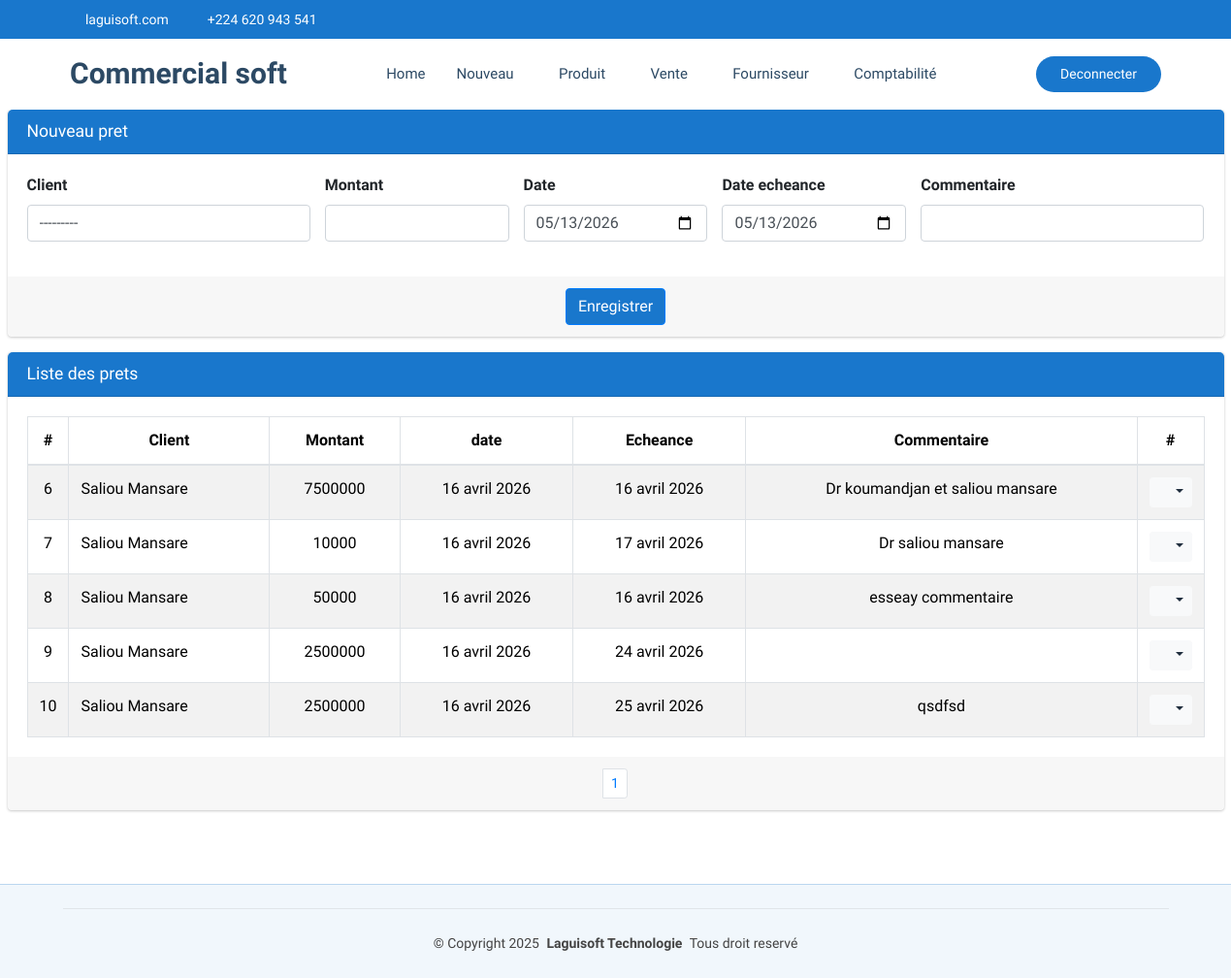
Before: /commerce/commerce/pret/Client (signed in) with the older database file.
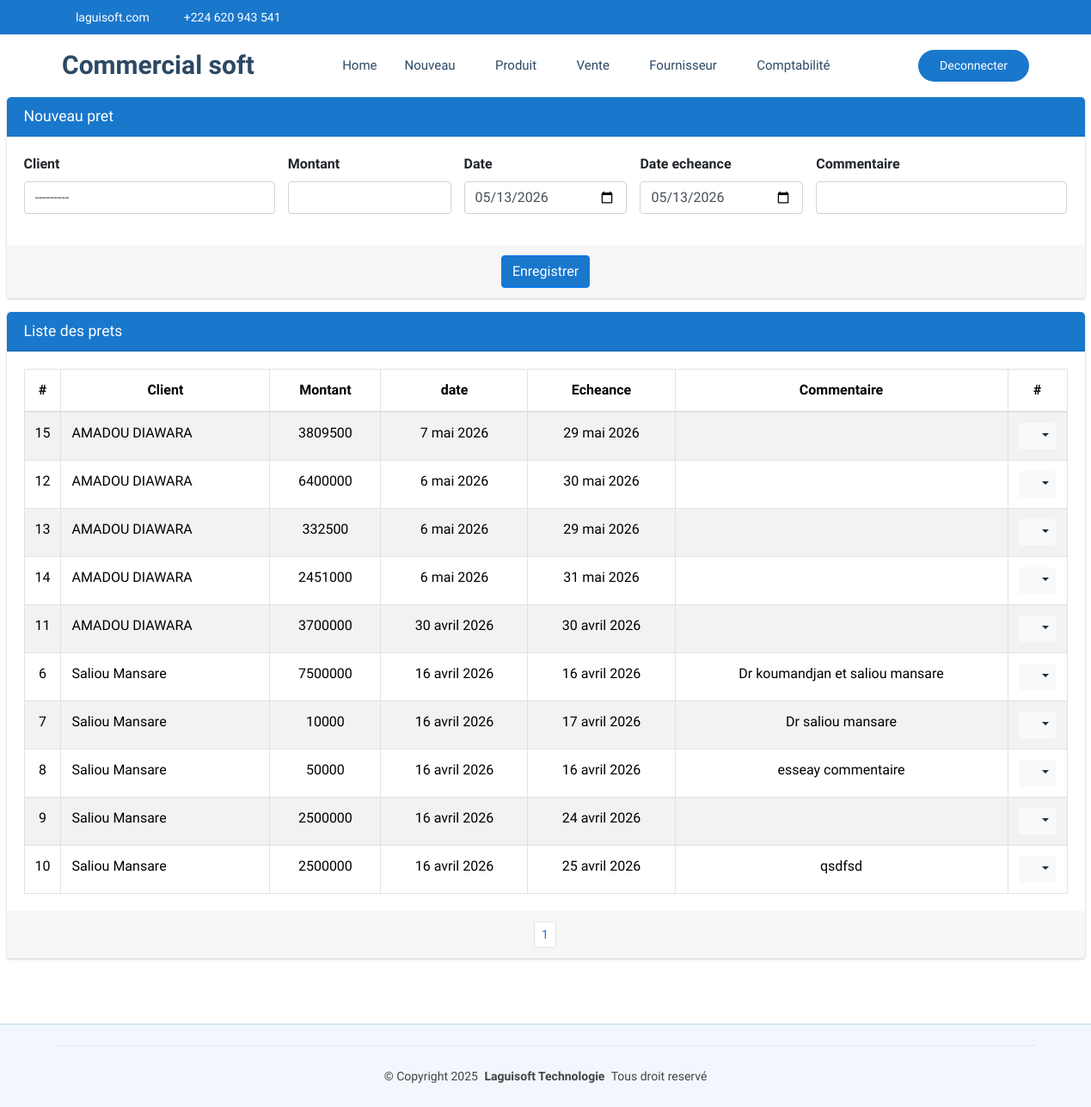
After: the same page with the newer database file.
### CommercialSoft/models.py (models this page shows)
class PretClient(models.Model):
    client=models.ForeignKey(Client, on_delete=models.SET_NULL, null=True, related_name='prets')
    montant=models.BigIntegerField()
    date=models.DateField(default=timezone.now)
    dateEcheance=models.DateField(default=timezone.now)
    payer=models.CharField(max_length=5, choices=[('Non','Non'),('Oui','Oui')], default='Non')
    commande=models.ForeignKey(Commande, on_delete=models.SET_NULL, null=True, blank=True)
    user=models.ForeignKey(settings.AUTH_USER_MODEL, on_delete=models.PROTECT)
    commentaire=models.CharField(max_length=50, null=True, blank=True)

class Client(models.Model):
    societe=models.ForeignKey(Societe, on_delete=models.CASCADE, null=True)
    nom=models.CharField(max_length=70, unique=True)
    telephone=models.CharField(max_length=20,null=True,blank=True)
    adresse=models.CharField(max_length=30, null=True, blank=True)
    email=models.EmailField(max_length=50, null=True, blank=True)
    matricule=models.CharField(max_length=20,null=True, blank=True)
    pourcentage=models.PositiveSmallIntegerField()
    detteMaximale=models.PositiveBigIntegerField()
    def __str__(self):
        return self.nom

### CommercialSoft/views.py (the view)
# urls.py: path('commerce/pret/Client', views.pretClient_list_create,name="commerce_pretClient"),
@login_required
@permission_required('CommercialSoft.add_pretclient')
def pretClient_list_create(request):
    if request.method == "POST":
        form = detteClientForm(request.POST)
        if form.is_valid():
            dette = form.save(commit=False)
            dette.user=request.user
            dette.save()  # Sauvegarder après modification
            messages.success(request, "pret créée avec succès !")
            return redirect('commerce_pretClient')
        else:
            messages.error(request, "Erreur lors de la création de la pret.")
    else:
        form = detteClientForm()
    pret = PretClient.objects.all().order_by('-date')
    paginator = Paginator(pret, 15)
    page = request.GET.get('page')
    paginated_depense = paginator.get_page(page)
    return render(request, 'CommercialSoft/pretClient.html', {'form': form,'listes': paginated_depense})

### CommercialSoft/forms.py
class detteClientForm(forms.ModelForm):
    class Meta:
        model = PretClient
        fields = ['client', 'montant', 'date','dateEcheance','commentaire']
        widgets = {
            'client': forms.Select(attrs={'class': "form-control select2bs4", "id":"idClient"}),
            'montant': forms.NumberInput(attrs={'class': 'form-control'}),
            'date': forms.DateInput(attrs={'class': 'form-control', 'type': 'date', 'id':'idDate'}),
            'dateEcheance': forms.DateInput(attrs={'class': 'form-control', 'type': 'date', 'id':'idDateEch'}),
            'commentaire': forms.TextInput(attrs={'class': 'form-control'}),
        }

### CommercialSoft/templates/CommercialSoft/pretClient.html (shortened to what the changed rows need)
{% extends "CommercialSoft/starter-page.html" %}
{% load static %}
{% block css %}
    <link rel="stylesheet" href="{% static 'autre/plugins/fontawesome-free/css/all.min.css' %}">
    <link rel="stylesheet" href="https://code.ionicframework.com/ionicons/2.0.1/css/ionicons.min.css">
  <link rel="stylesheet" href="{% static 'autre/plugins/sweetalert2-theme-bootstrap-4/bootstrap-4.min.css' %}">
    <link rel="stylesheet" href="{% static 'autre/dist/css/adminlte.min.css' %}">
    <link rel="stylesheet" href="{% static 'autre/plugins/toastr/toastr.min.css' %}">
    <link rel="stylesheet" href="{% static 'autre/plugins/select2/css/select2.min.css' %}">
<link rel="stylesheet" href="{% static 'autre/plugins/select2-bootstrap4-theme/select2-bootstrap4.min.css' %}">
{% endblock %}
{% block corp %}
<section class="content pt-0">
  <div class="container-fluid">
    <div class="row">
      <div class="col-md-12">
        <div class="card card-primary">
            <div class="card-body">
              <table class="table table-bordered table-hover table-striped">
                <thead>
                  <tr>
                    <th style="width: 10px" class="text-center">#</th>
                    <th class="text-center">Client</th>
                    <th class="text-center">Montant</th>
                    <th class="text-center">date</th>
                    <th class="text-center">Echeance</th>
                    <th class="text-center">Commentaire</th>
                    <th style="width: 40px" class="text-center">#</th>
                  </tr>
                </thead>
                <tbody>
                  {% if listes %}
                    {% for liste in listes %}
                      <tr>
                        <td class="text-center">{{liste.id}}</td>
                        <td>{{liste.client.nom}}</td>
                        <td class="text-center">{{liste.montant}}</td>
                        <td class="text-center">{{liste.date}}</td>
                        <td class="text-center">{{liste.dateEcheance}}</td>
                        <td class="text-center">{{liste.commentaire}}</td>
                        <td class="text-center">
                          <div class="btn-group">
                            <button type="button" class="btn btn-sm btn-light dropdown-toggle" data-toggle="dropdown" aria-expanded="false">
                              <i class="fas fa-cogs"></i>
                            </button>
                          </div>
                        </td>
                      </tr>
                    {% endfor %}
                  {% else %}
                    <tr>
                      <td colspan="14" class="text-center">Aucune ligne disponible pour le moment.</td>
                    </tr>
                  {% endif %}
                </tbody>
              </table>
            </div>
            <div class="card-footer clearfix">
              <ul class="pagination pagination-sm m-0 justify-content-center">
                <li class="page-item">
                  {% for num in listes.paginator.page_range %}
                    {% if listes.number == num %}
                      <li class="page-item"><a class="page-link" href="">{{ num }}</a></li>
                    {% else %}
                      <li class="page-item"><a class="page-link" href="?page={{ num }}">{{ num }}</a></li>
                    {% endif %}
                  {% endfor %}
              </ul>
            </div>
          </div>
      </div>
    </div>
  </div>
</section>
  {% endblock %}

Changed rows visible on the page:
added PretClient: id "15", client.nom "AMADOU DIAWARA", montant "3809500", date "7 mai 2026", dateEcheance "29 mai 2026"
added PretClient: id "12", client.nom "AMADOU DIAWARA", montant "6400000", date "6 mai 2026", dateEcheance "30 mai 2026"
added PretClient: id "13", client.nom "AMADOU DIAWARA", montant "332500", date "6 mai 2026", dateEcheance "29 mai 2026"
added PretClient: id "14", client.nom "AMADOU DIAWARA", montant "2451000", date "6 mai 2026", dateEcheance "31 mai 2026"
added PretClient: id "11", client.nom "AMADOU DIAWARA", montant "3700000", date "30 avril 2026", dateEcheance "30 avril 2026"
